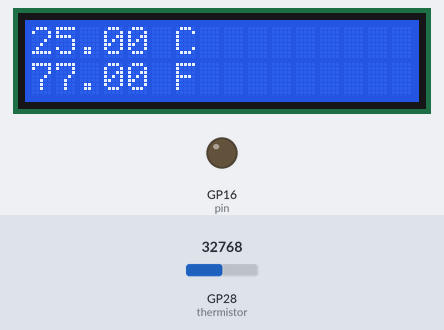
Simulated run of this program. Board: Raspberry Pi Pico running MicroPython. On the bench: 16×2 character LCD, output pins drawn as LEDs (lit = HIGH). The test bench sets the inputs (shaded band); at power-on: GP28 (thermistor) = 32768 (analog values on the 0–65535 scale). Library files of the repository ran but are not shown: pico_i2c_lcd.py.

Above: at 1.2 s.
1.3 s: GP28 (thermistor) set to 45874
At 3.1 s:
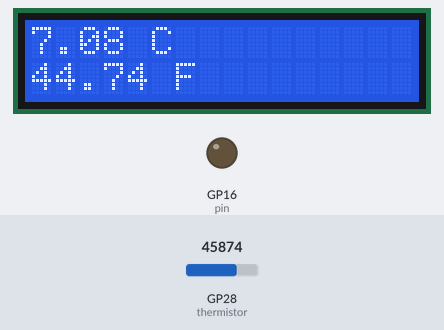
7.3 s: GP28 (thermistor) set to 57670
At 9.1 s:
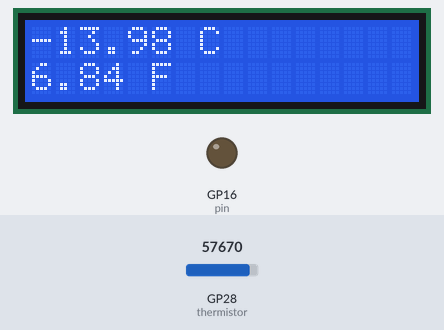
11.6 s: GP28 (thermistor) set to 19660
At 12.8 s:
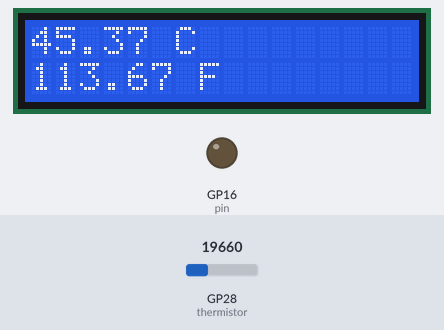
Timing chart, 0 to 14.6 s (numbered marks = the images above; inputs shaded):
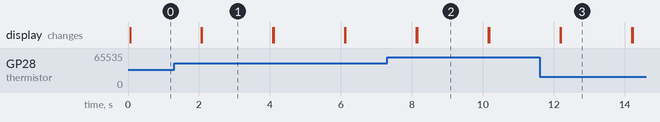

Measured:
- after the input at 1.3 s, the display: first differs from a run without the input after 0.78 s (image 1)
- after the input at 7.3 s, the display: first differs from a run without the input after 0.85 s (image 2)
- after the input at 11.6 s, the display: first differs from a run without the input after 0.60 s (image 3)
- what the display in image 1 shows lasts 2.0 s, from 2.1 s to 4.1 s

The program:

2.13_thermometer.py
```python
import machine
import utime
import math
from machine import I2C, Pin
from pico_i2c_lcd import I2cLcd

thermistor = machine.ADC(28)

i2c = I2C(0, sda=Pin(0), scl=Pin(1), freq=400000)
I2C_ADDR = i2c.scan()[0]
lcd = I2cLcd(i2c, I2C_ADDR, 2, 16)

pin = Pin(16, Pin.OUT, Pin.PULL_DOWN)

while True:
    temperature_value = thermistor.read_u16()
    Vr = 3.3 * float(temperature_value) / 65535
    Rt = 10000 * Vr / (3.3 - Vr)
    temp = 1/(((math.log(Rt / 10000)) / 3950) + (1 / (273.15+25)))
    Cel = temp - 273.15
    Fah = Cel * 1.8 + 32

    lcd.putstr('%.2f C\n%.2f F' % (Cel, Fah))
    utime.sleep_ms(2000)
    lcd.clear()
```
